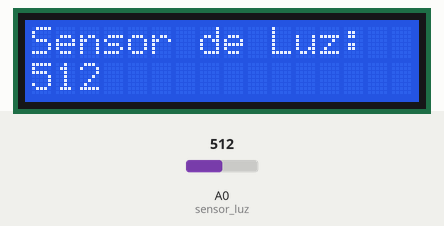
A sketch run on a simulated Arduino Uno, built with avr-gcc and run on an emulated ATmega328P. On the bench: 16×2 character LCD. The test bench sets the inputs (shaded band); at power-on: A0 (sensor_luz) = 512.

Above: at 1.2 s.
1.3 s: A0 (sensor_luz) set to 716
At 2.0 s:
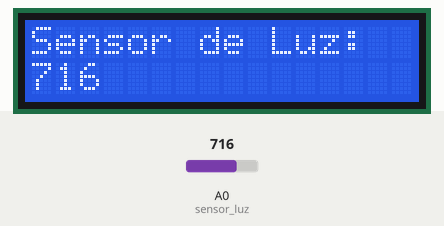
2.8 s: A0 (sensor_luz) set to 900
At 3.1 s:
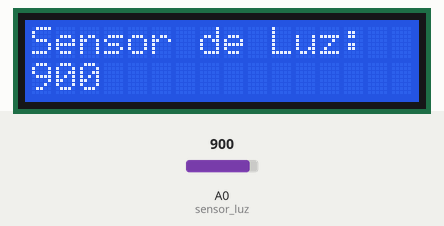
4.3 s: A0 (sensor_luz) set to 1023
At 5.4 s:
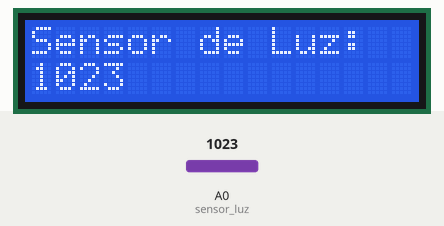
Timing chart, 0 to 7.3 s (numbered marks = the images above; inputs shaded):
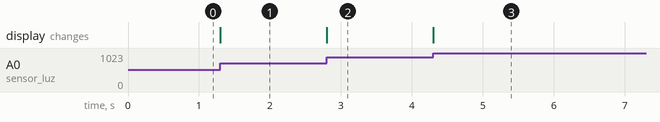

The sketch:

EX06_Light_Sensor.ino
```cpp
/*
  Sensor de Luz
 */

int sensor_luz = 0;          // pin en donde leeremos el sensor

// Incluye la libreria del LCD
#include <LiquidCrystal.h>

// Inicializa la libreria con los pines utilizados
// RS, E, D4, D5, D6, D7
LiquidCrystal lcd(2, 3, 4, 5, 6, 7);

// la funcion setup() se ejecuta una vez al reiniciarse
void setup() {
  lcd.begin(16, 2);              // setea el numero de filas y columnas
  lcd.print("Sensor de Luz:");   // Mensaje inicial
}

// la funcion loop() es llamada internamente en un ciclo sin fin
void loop() {

  int luz = analogRead(sensor_luz);
  lcd.setCursor(0, 1);                // cursor en la columna 0, fila 1
  lcd.print(luz);                     // mostramos el valor del sensor
  lcd.print("    ");                  // limpiamos los caracteres del valor anterior
}
```

Measured:
- after the input at 1.3 s, the display: changes at once (image 1)
- after the input at 2.8 s, the display: changes at once (image 2)
- after the input at 4.3 s, the display: changes at once (image 3)
